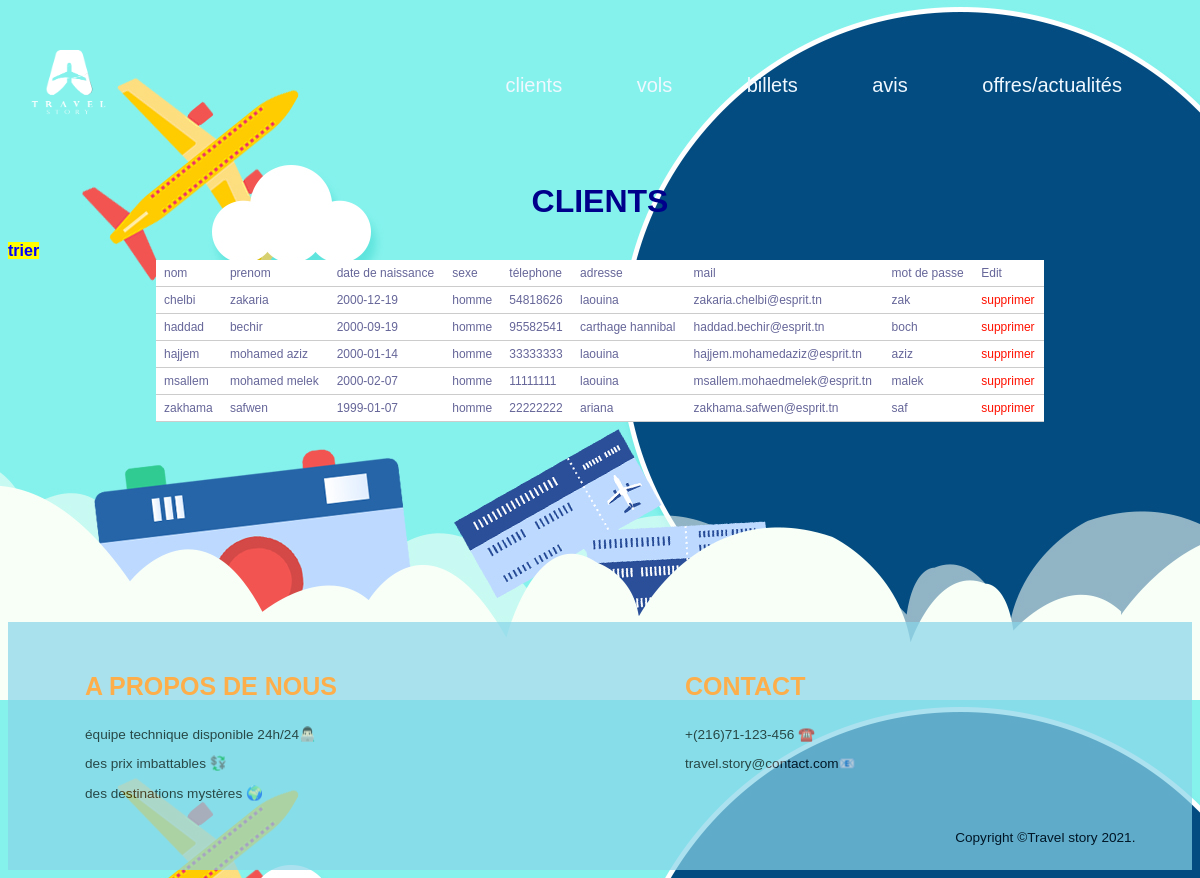
/php/trier_clients.php, run on the app's committed database.
### tables this page shows
CREATE TABLE `clients` (
  `id` int(11) NOT NULL,
  `nom` varchar(50) NOT NULL,
  `prenom` varchar(50) NOT NULL,
  `daten` date NOT NULL,
  `sexe` varchar(5) NOT NULL,
  `tel` int(11) NOT NULL,
  `adresse` varchar(100) NOT NULL,
  `mail` varchar(100) NOT NULL,
  `mdp` varchar(20) NOT NULL
);

### php/trier_clients.php (the view, shortened to what this page needs)
<?php
    include('../config/db.php');
$pdoStat = $connection->prepare("SELECT * FROM clients ORDER BY nom ASC");
$execute= $pdoStat->execute();
$resultSet = $pdoStat->get_result();
$clients = $resultSet->fetch_all();
?>
<!DOCTYPE html>
<html lang="en">
<head>
    <link rel="stylesheet" href="../assets/css/dashboard.css">
</head>
<body>
    <nav>
        <a href="../php/dashboard.php"><img src="../assets/images/logo.png" alt="logo" class="logo" height="150" width="120"></a>
        <ul>
            <li><a href="clients.php">clients</a></li>
            <li><a href="gestion_vols.php">vols</a></li>
            <li><a href="billets.php">billets</a></li>
            <li><a href="avis.php">avis</a></li>
            <li><a href="offres.php">offres/actualités</a></li>
        </ul>
        </nav>
<div id="clients">
<h1>CLIENTS</h1>
<table  align="center" id="hor-minimalist-b">
<tr id="hor-minimalist-b">
    <td >nom</td>
    <td>prenom</td>
    <td>date de naissance</td>
    <td>sexe</td>
    <td>télephone</td>
    <td>adresse</td>
    <td>mail</td>
    <td>mot de passe</td>
    <td>Edit</td>
</tr>
<?php foreach($clients as $client): ?>
    <tr>
    <td><?=$client[1] ?> </td>
    <td><?=$client[2] ?></td>
    <td><?=$client[3] ?></td>
    <td><?=$client[4] ?></td>
    <td><?=$client[5] ?></td>
    <td><?=$client[6] ?></td>
    <td><?=$client[7] ?></td>
    <td><?=$client[8] ?></td>
    <td>
                            <a href="delete_clients.php?id='<?php echo $client[0]; ?>'"> supprimer</a>
                 </td>
    </tr>
    <?php endforeach; ?>
    <a href="trier_clients.php"> <mark><b style="color:blue">trier</b></mark></a>
</table>
</div>
    <?php include 'footer.php' ?>
</body>
</html>

### assets/css/dashboard.css (style rules this page uses)
body { background-image: url('../images/travel_agency.jpg'); background-attachment: fixed; }
nav ul { float: right; }
nav li { display:inline-block; color:aliceblue; font-size: 20px; padding-top: 50px; padding-right: 70px; font-family: Verdana, Geneva, Tahoma, sans-serif; }
nav a { text-decoration: none; color: aliceblue; }
a { color: rgb(255, 17, 0); text-decoration: none; }
h1 { text-align: center; color: darkblue; font-family: "Lucida Sans Unicode", "Lucida Grande", Sans-Serif; }
#hor-minimalist-b { font-family: "Lucida Sans Unicode", "Lucida Grande", Sans-Serif; font-size: 12px; background: #fff; margin-left: auto; margin-right: auto; width:75%; border-collapse: collapse; text-align: left; }
#hor-minimalist-b td { border-bottom: 1px solid #ccc; color: #669; padding: 6px 8px; }
body { font-family: Arial, sans-serif; }

### data on the page
clients: nom "chelbi", prenom "zakaria", daten "2000-12-19", sexe "homme", tel "54818626", adresse "laouina", mail "zakaria.chelbi@esprit.tn", mdp "zak"
clients: nom "haddad", prenom "bechir", daten "2000-09-19", sexe "homme", tel "95582541", adresse "carthage hannibal", mail "haddad.bechir@esprit.tn", mdp "boch"
clients: nom "hajjem", prenom "mohamed aziz", daten "2000-01-14", sexe "homme", tel "33333333", adresse "laouina", mail "hajjem.mohamedaziz@esprit.tn", mdp "aziz"
clients: nom "msallem", prenom "mohamed melek", daten "2000-02-07", sexe "homme", tel "11111111", adresse "laouina", mail "msallem.mohaedmelek@esprit.tn", mdp "malek"
clients: nom "zakhama", prenom "safwen", daten "1999-01-07", sexe "homme", tel "22222222", adresse "ariana", mail "zakhama.safwen@esprit.tn", mdp "saf"
